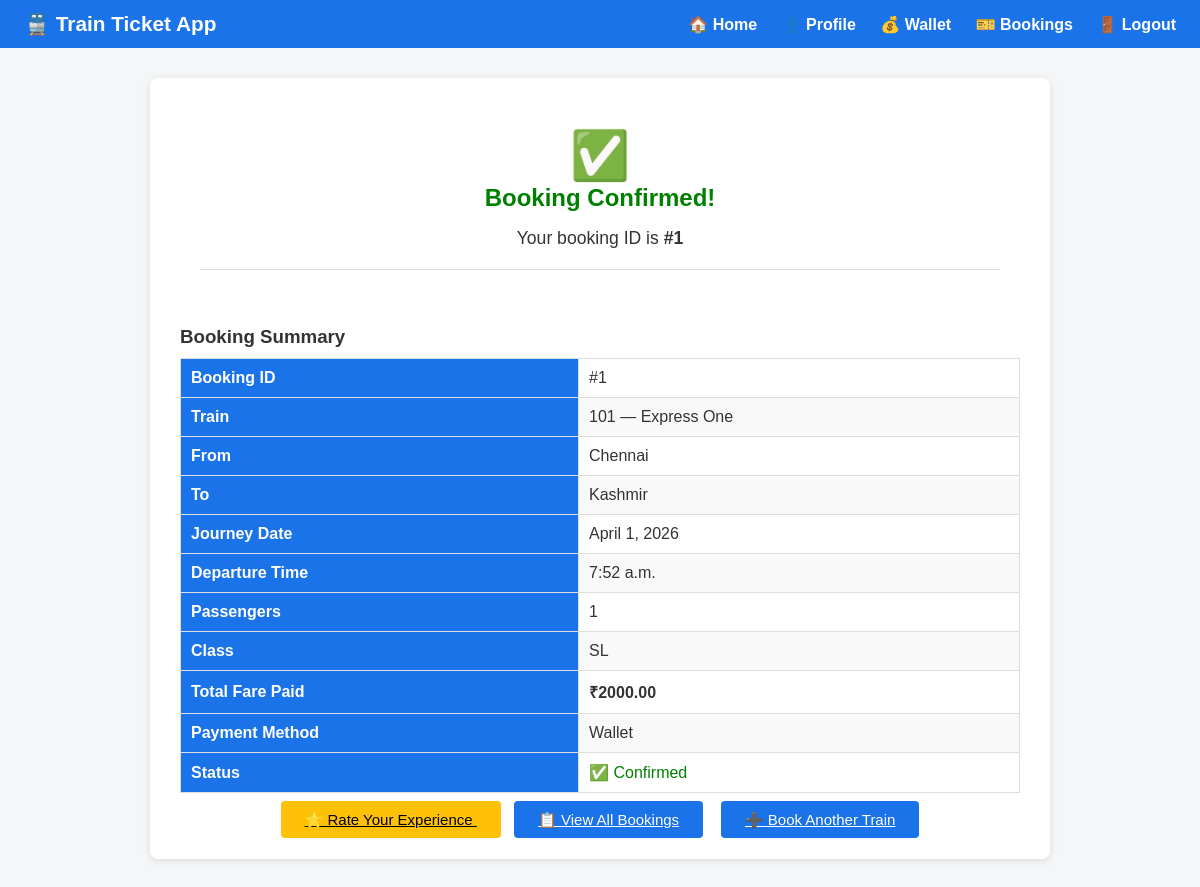
Page /bookings/confirmation/1/ (signed in) on the committed database.
### bookings/models.py (models this page shows, shortened)
class Booking(models.Model):
    STATUS_CHOICES = [
        ('confirmed', 'Confirmed'),
        ('cancelled', 'Cancelled'),
        ('pending', 'Pending'),
    ]
    user = models.ForeignKey(User, on_delete=models.CASCADE)
    train = models.ForeignKey(Train, on_delete=models.SET_NULL, null=True, blank=True)
    train_name = models.CharField(max_length=100)
    train_number = models.CharField(max_length=20)
    source = models.CharField(max_length=100)
    destination = models.CharField(max_length=100)
    journey_date = models.DateField()
    journey_time = models.TimeField()
    passengers = models.PositiveIntegerField(default=1)
    total_fare = models.DecimalField(max_digits=8, decimal_places=2)
    travel_class = models.CharField(max_length=5, default='SL')
    payment_method = models.CharField(max_length=20, default='wallet')
    status = models.CharField(max_length=10, choices=STATUS_CHOICES, default='confirmed')
    booked_at = models.DateTimeField(auto_now_add=True)

### bookings/views.py (the view)
# urls.py: path('confirmation/<int:booking_id>/', views.booking_confirmation_view, name='booking_confirmation'),
@login_required(login_url='login')
def booking_confirmation_view(request, booking_id):
    try:
        booking = Booking.objects.get(id=booking_id, user=request.user)
    except Booking.DoesNotExist:
        return redirect('bookings')
    return render(request, 'bookings/booking_confirmation.html', {'booking': booking})

### bookings/templates/bookings/booking_confirmation.html (shortened to what this page needs)
{% extends 'base.html' %}
{% block content %}
  <div style="text-align:center; padding: 20px;">
    <h1 style="color:green; font-size:3em;">✅</h1>
    <h2 style="color:green;">Booking Confirmed!</h2>
    <p style="font-size:1.1em;">Your booking ID is <strong>#{{ booking.id }}</strong></p>
    <hr>
  </div>
  <h3>Booking Summary</h3>
  <table>
    <tr><th>Booking ID</th><td>#{{ booking.id }}</td></tr>
    <tr><th>Train</th><td>{{ booking.train_number }} — {{ booking.train_name }}</td></tr>
    <tr><th>From</th><td>{{ booking.source }}</td></tr>
    <tr><th>To</th><td>{{ booking.destination }}</td></tr>
    <tr><th>Journey Date</th><td>{{ booking.journey_date }}</td></tr>
    <tr><th>Departure Time</th><td>{{ booking.journey_time }}</td></tr>
    <tr><th>Passengers</th><td>{{ booking.passengers }}</td></tr>
    <tr><th>Class</th><td>{{ booking.travel_class }}</td></tr>
    <tr><th>Total Fare Paid</th><td><strong>₹{{ booking.total_fare }}</strong></td></tr>
    <tr><th>Payment Method</th><td>{{ booking.payment_method|title }}</td></tr>
    <tr><th>Status</th><td><span style="color:green;">✅ Confirmed</span></td></tr>
  </table>
  <br>
  <div style="text-align:center;">
    <a href="{% url 'feedback' booking.id %}" class="btn"
       style="background:#ffc107; color:#000;">
      ⭐ Rate Your Experience
    </a>
    <a href="{% url 'bookings' %}" class="btn">📋 View All Bookings</a>
    <a href="{% url 'search_trains' %}" class="btn">➕ Book Another Train</a>
  </div>
{% endblock %}

### templates/base.html (style rules this page uses)
* { box-sizing: border-box; margin: 0; padding: 0; }
body { font-family: Arial, sans-serif; background: #f4f6f8; color: #333; }
h2 { margin-bottom: 16px; color: #1a73e8; }
h3 { margin: 16px 0 8px; }
button[type=submit], .btn { background: #1a73e8; color: white; padding: 10px 24px; border: none; border-radius: 4px; cursor: pointer; font-size: 15px; margin-top: 10px; }
table { width: 100%; border-collapse: collapse; margin-top: 10px; }
th, td { padding: 10px; border: 1px solid #ddd; text-align: left; }
th { background: #1a73e8; color: white; }
tr:nth-child(even) { background: #f9f9f9; }
a { color: #1a73e8; }
hr { margin: 20px 0; border: none; border-top: 1px solid #ddd; }

### rows in the picture
Booking: id "1", train_number "101", train_name "Express One", source "Chennai", destination "Kashmir", journey_date "April 1, 2026", journey_time "7:52 a.m.", passengers "1", travel_class "SL", total_fare "2000.00", payment_method "Wallet"
